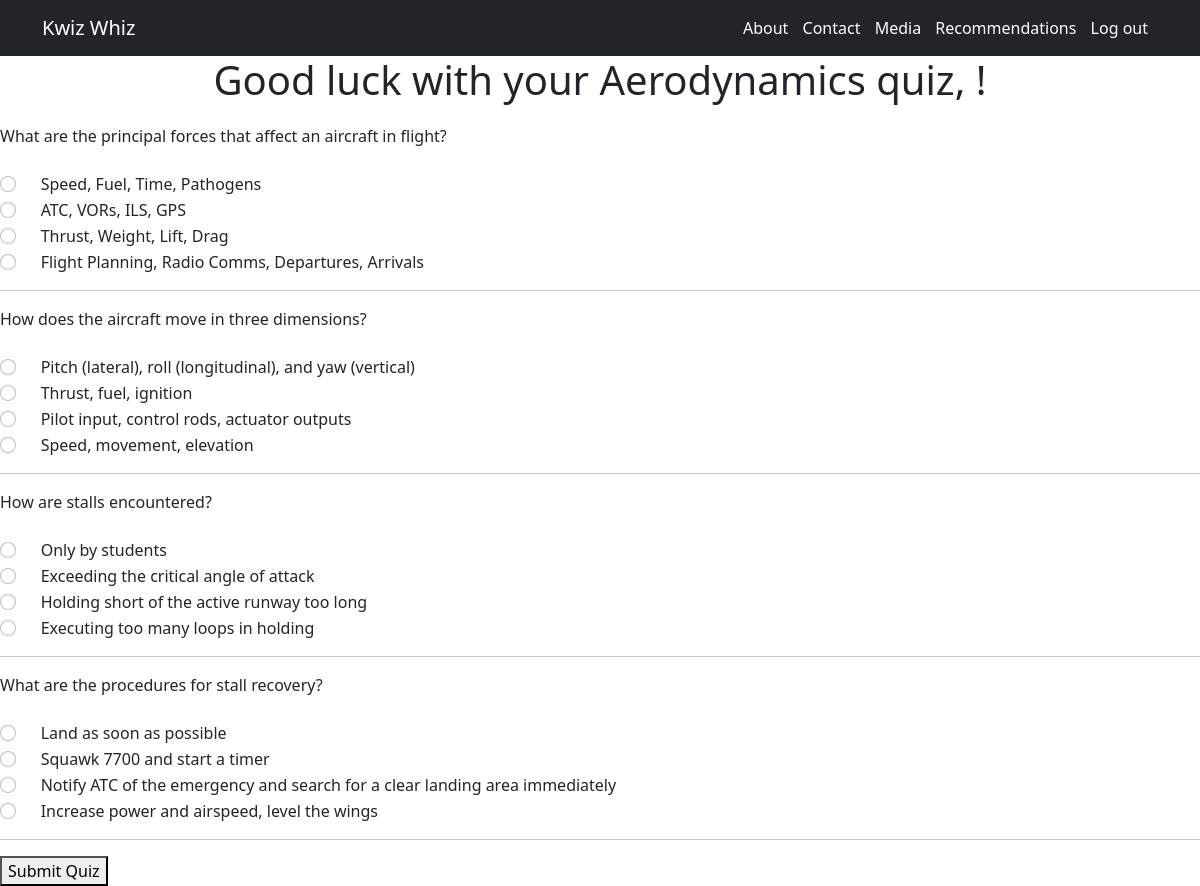
The app's page /takequiz/3, older data.
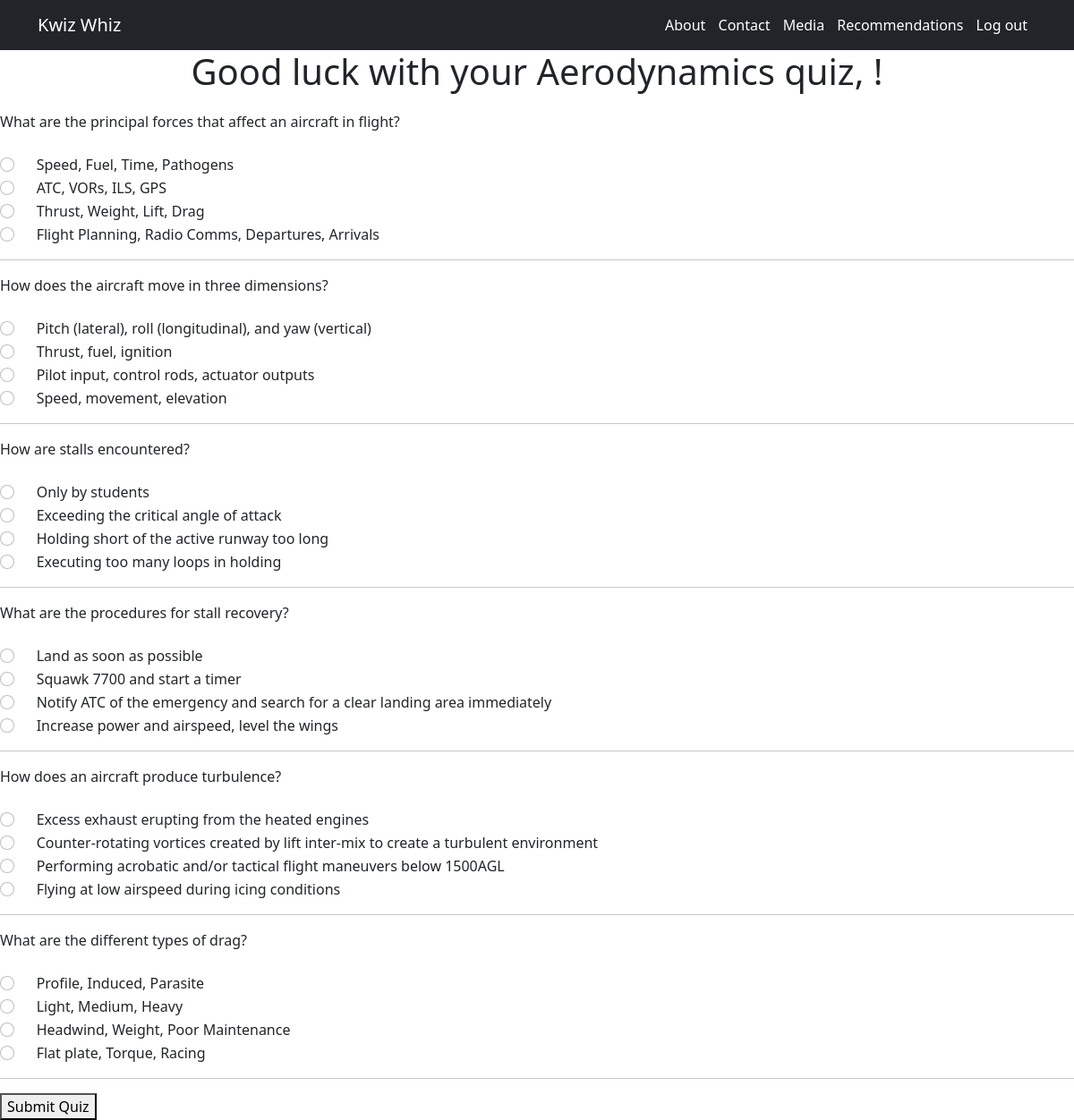
The same page, newer data.
### kwizwhiz_app/models.py (models this page shows, shortened)
class Quiz(models.Model):
    class Meta:
        verbose_name_plural = "Quizzes"
        ordering = ['id']
    topic = models.ForeignKey(Topic, related_name='quizzes', on_delete=models.DO_NOTHING)
    title = models.CharField(max_length=100, default='New Quiz')
    created_at = models.DateTimeField(auto_now_add=True)
    updated_at = models.DateTimeField(auto_now=True)

class Question(models.Model):
    class Meta:
        ordering = ['quiz']
    quiz = models.ForeignKey(Quiz, related_name='questions', on_delete=models.DO_NOTHING)
    title = models.CharField(max_length=255)

class Answer(models.Model):
    question = models.ForeignKey(Question, related_name='answers', on_delete=models.DO_NOTHING)
    answer_text = models.CharField(max_length=255)
    is_right = models.BooleanField(default=False)

### kwizwhiz_app/views.py (the view)
# urls.py: path('takequiz/<int:quiz_id>', views.takequiz),
def takequiz(request, quiz_id):
    quiz = Quiz.objects.get(id = quiz_id)
    questions = Question.objects.all()
    answers = Answer.objects.all()
    context = {
        "answers": answers,
        "questions": questions,
        "quiz": quiz
    }
    return render(request, "takequiz.html", context)

### kwizwhiz_app/templates/takequiz.html (shortened to what this page needs)
<!DOCTYPE html>
<html lang="en">
<head>
    <link href="https://cdn.jsdelivr.net/npm/bootstrap@5.0.2/dist/css/bootstrap.min.css" rel="stylesheet">
    {% load static %}
    <link rel="stylesheet" href="{% static 'css/index.css' %}">
</head>
<body>
    <nav class="navbar navbar-expand-lg navbar-dark bg-dark">
        <div class="container">
        <a class="navbar-brand" href="/">Kwiz Whiz</a>
            <span class="navbar-text">
                <span class="navbar-text">
                    <a href="/about">About</a>
                    <a href="/contact">Contact</a>
                    <a href="/media">Media</a>
                    <a href="/recommend">Recommendations</a>
                    <a href="/logout">Log out</a>
                </span>
            </span>
        </div>
    </nav>
    <h1>Good luck with your {{quiz.title}} quiz, {{request.session.name}}!</h1>
    <div>
        <div>
            <form method="POST" action="/processquiz/{{quiz.id}}">
            {% for question in quiz.questions.all %}
            <div><label for="question">{{question.title}}</label></div>
            <br>
                {% for answer in question.answers.all %}
                <div class="form-check">
                  <input class="form-check-input" type="radio" id="html" name="answer-{{question.id}}" value="{{answer.answer_text}}">
                   <label class="form-check-label" for="html">{{answer.answer_text}}</label>
                </div>
                {% endfor %}
            <hr>
            {% endfor %}
            <button type="submit">Submit Quiz</button>
            </form>
        </div>
    </div>
</body>
</html>

### kwizwhiz_app/static/css/index.css (style rules this page uses)
span a { padding-right: 10px; text-decoration: none; }
h5, h3, h1 { text-align: center; height: 60px; }

Row changes from the older to the newer data that the page shows:
added Question: title "How does an aircraft produce turbulence?"
added Answer: answer_text "Excess exhaust erupting from the heated engines", shown under "How does an aircraft produce turbulence?"
added Answer: answer_text "Counter-rotating vortices created by lift inter-mix to create a turbulent environment", shown under "How does an aircraft produce turbulence?"
added Answer: answer_text "Performing acrobatic and/or tactical flight maneuvers below 1500AGL", shown under "How does an aircraft produce turbulence?"
added Answer: answer_text "Flying at low airspeed during icing conditions", shown under "How does an aircraft produce turbulence?"
added Question: title "What are the different types of drag?"
added Answer: answer_text "Profile, Induced, Parasite", shown under "What are the different types of drag?"
added Answer: answer_text "Light, Medium, Heavy", shown under "What are the different types of drag?"
added Answer: answer_text "Headwind, Weight, Poor Maintenance", shown under "What are the different types of drag?"
added Answer: answer_text "Flat plate, Torque, Racing", shown under "What are the different types of drag?"
